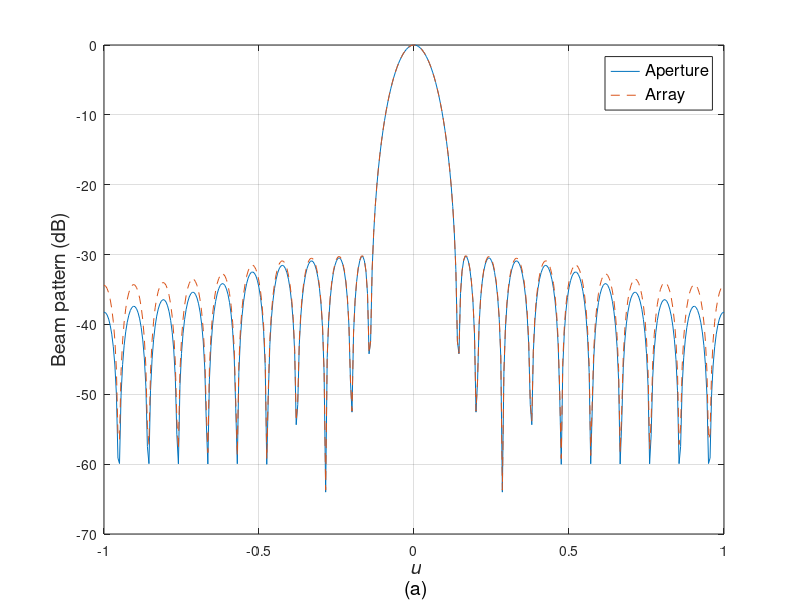

This chart was generated by the following MATLAB code:
%%%%%%%%%%%%%%%%%%%%%%%%%%%%%%%%%%%%%%%%%%%%%%%%%%%%%%%%%%%%%%%%
% Fig 3.29(a)																	
% Continuous & Sampled Taylor pattern									
% Xiaomin Lu 11/2/98	
% Updated by K. Bell 9/5/00
% Lillian Xu 04/16/2001, K. Bell 7/31/01, 9/30/01
%%%%%%%%%%%%%%%%%%%%%%%%%%%%%%%%%%%%%%%%%%%%%%%%%%%%%%%%%%%%%%%%

clear all
close all

N = 21;

u = -1:1/200:1;
d = 0.5;
scale = N*d;
SLL = 30;
nBar = 6;

v = scale*u;
A = 1/pi*acosh(10^(SLL/20));
uroot=[1:1:floor((N-1)/2)]/scale;     % (N-1)/2 for odd and N/2 - 1 for N even

Bv = sinc(v);
for n = 1:nBar-1
    Vn = nBar*sqrt( (A^2+(n-0.5)^2)/(A^2+(nBar-0.5)^2) );
    uroot(n) = Vn/scale;
    Bv = Bv.*(1-v.^2/Vn^2)./(1-v.^2/n^2);
end
Bv = abs(Bv)/max(abs(Bv));  									% Continuous pattern
plot(u,20*log10(Bv),'-')


hold on

if rem(N,2) == 0 % even
    roots = [0 uroot -uroot 1];
else
    roots = [0 uroot -uroot];
end

n = (-(N-1)/2:(N-1)/2)';
Vr = exp(j*n*pi*roots);

w = inv(Vr')*[1;zeros(N-1,1)];

beam = w'*exp(j*n*pi*u);
beam = abs(beam)/max(abs(beam));
beam = 20*log10(beam);
plot(u,beam,'--')													%zero matching


grid
%title('Continuous and sampled Taylor pattern, N=21, nBar=6, d=\lambda/2, SLL=-30dB');
h=legend('Aperture','Array');%,'Zero matching');
set(h,'Fontsize',12)
xlabel('\it u','Fontsize',14)
ylabel('Beam pattern (dB)','Fontsize',14)
text(-0.03,-78,'(a)','Fontsize',14)
